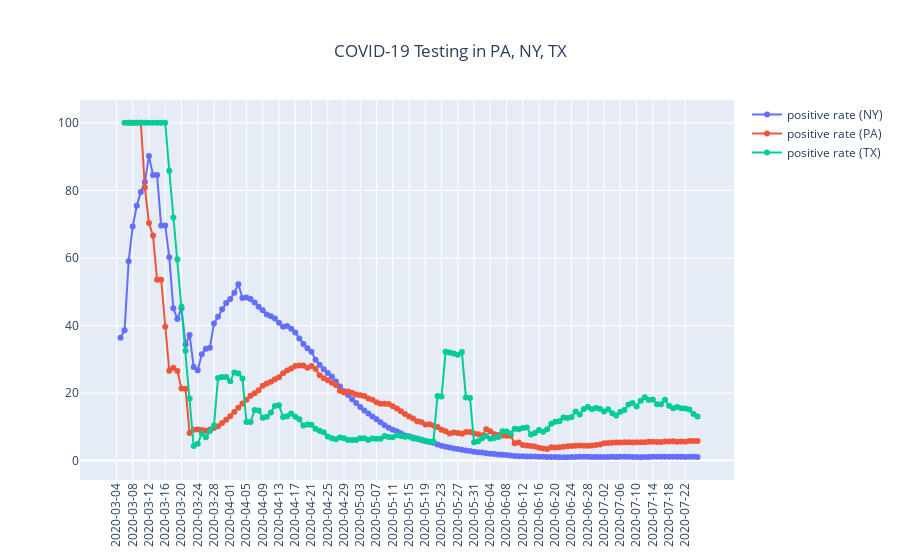

The notebook cell saved with this chart:
### Code cell
new_fig = go.Figure(data=new_trace_list,layout=layout)
new_fig.show()

### Figure 1 — Plotly figure (JSON) as saved in the notebook; plotly's stock layout.template omitted (floating-point values rounded to 4 significant figures; data arrays with more than 128 entries replaced by an {"elided": "..."} marker saying what was removed)
{"data": [{"marker": {"size": 6}, "mode": "lines+markers", "name": "positive rate (NY)", "type": "scatter", "x": {"elided": "144 str values"}, "y": {"elided": "144 float values"}, "yaxis": "y2"}, {"marker": {"size": 6}, "mode": "lines+markers", "name": "positive rate (PA)", "type": "scatter", "x": {"elided": "142 str values"}, "y": {"elided": "142 float values"}, "yaxis": "y2"}, {"marker": {"size": 6}, "mode": "lines+markers", "name": "positive rate (TX)", "type": "scatter", "x": {"elided": "144 str values"}, "y": {"elided": "144 float values"}, "yaxis": "y2"}], "layout": {"autosize": true, "title": {"text": "COVID-19 Testing in PA, NY, TX", "x": 0.5, "xanchor": "center", "y": 0.92, "yanchor": "top"}, "xaxis": {"autorange": true, "range": [-8.521, 151.5], "tickangle": -90, "tickmode": "auto", "type": "category"}, "yaxis2": {"autorange": true, "range": [-6.345, 107.3], "type": "linear"}}}
